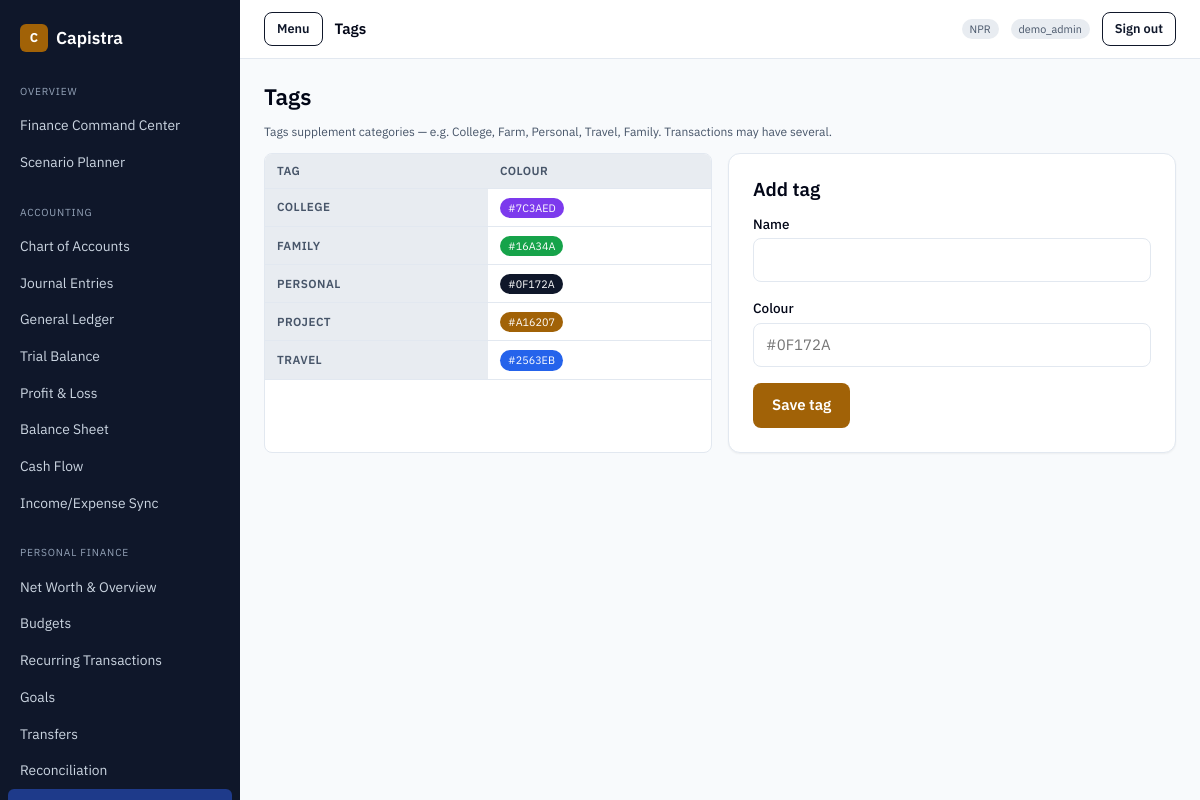
The app's page /admin/finance/tags.php (signed in) with its own data.
### tables this page shows
CREATE TABLE `tags` (
  `id` int(11) NOT NULL AUTO_INCREMENT,
  `name` varchar(80) NOT NULL,
  `slug` varchar(100) NOT NULL,
  `color` varchar(20) DEFAULT NULL,
  `created_at` timestamp NOT NULL DEFAULT current_timestamp(),
  PRIMARY KEY (`id`),
  UNIQUE KEY `uq_tag_slug` (`slug`)
);

### config/app.php (called while the page is built, shortened)
<?php
if (!function_exists('capistra_pdo')) {
    function capistra_pdo(): PDO
    {
        static $pdo = null;
        if ($pdo instanceof PDO) {
            return $pdo;
        }
        $dsn = sprintf('mysql:host=%s;port=%s;dbname=%s;charset=%s', DB_HOST, DB_PORT, DB_NAME, DB_CHARSET);
        $pdo = new PDO($dsn, DB_USER, DB_PASSWORD, [
            PDO::ATTR_ERRMODE            => PDO::ERRMODE_EXCEPTION,
            PDO::ATTR_DEFAULT_FETCH_MODE => PDO::FETCH_ASSOC,
            PDO::ATTR_EMULATE_PREPARES   => false,
        ]);
        return $pdo;
    }
}

### lib/personal_finance.php (called while the page is built, shortened)
<?php
if (!function_exists('capistra_tags')) {
    function capistra_tags(): array
    {
        return capistra_pdo()->query('SELECT * FROM tags ORDER BY name')->fetchAll();
    }
}

### accounting/lib/auth.php (called while the page is built, shortened)
<?php
require_once dirname(__DIR__, 2) . '/config/app.php';
if (!function_exists('e')) {
    function e(?string $value): string
    {
        return htmlspecialchars((string) $value, ENT_QUOTES, 'UTF-8');
    }
}

### admin/finance/tags.php (the view, shortened to what this page needs)
<?php
$tags = capistra_tags();
?>
<h1>Tags</h1>
<p class="hint">Tags supplement categories — e.g. College, Farm, Personal, Travel, Family. Transactions may have several.</p>
<div class="grid grid--2">
  <div class="table-wrap">
    <table class="data">
      <thead><tr><th scope="col">Tag</th><th scope="col">Colour</th></tr></thead>
      <tbody>
      <?php foreach ($tags as $t): ?>
        <tr><th scope="row"><?= e((string) $t['name']) ?></th><td><span class="badge" style="background:<?= e((string) ($t['color'] ?? '#94a3b8')) ?>;color:#fff"><?= e((string) ($t['color'] ?? '')) ?></span></td></tr>
      <?php endforeach; ?>
      </tbody>
    </table>
  </div>
  <div class="card">
    <h2>Add tag</h2>
    <form method="post" action="tags.php">
      <div class="form-row"><label for="name">Name</label><input id="name" name="name" required maxlength="80"></div>
      <div class="form-row"><label for="color">Colour</label><input id="color" name="color" placeholder="#0F172A"></div>
      <button class="btn btn--primary" type="submit">Save tag</button>
    </form>
  </div>
</div>

### assets/css/capistra.css (style rules this page uses)
:root { --color-primary: #0f172a; --color-on-primary: #ffffff; --color-secondary: #1e3a8a; --color-accent: #a16207; --color-on-accent: #ffffff; --color-background: #f8fafc; --color-foreground: #020617; --color-card: #ffffff; --color-muted: #e8ecf1; --color-muted-foreground: #475569; --color-border: #e2e8f0; --color-destructive: #dc2626; --color-on-destructive: #ffffff; --color-ring: #0f172a; --color-positive: #047857; --color-negative: #b91c1c; --space-xs: 2px; --space-sm: 4px; --space-md: 8px; --space-lg: 12px; --space-xl: 16px; --space-2xl: 24px; --space-3xl: 32px; --radius-sm: 6px; --radius-md: 8px; --radius-lg: 12px; --shadow-sm: 0 1px 2px rgba(0, 0, 0, 0.05); --shadow-md: 0 4px 6px rgba(0, 0, 0, 0.08); --shadow-lg: 0 10px 15px rgba(0, 0, 0, 0.10); --motion-fast: 150ms; --motion-base: 200ms; }
* { box-sizing: border-box; }
html, body { margin: 0; padding: 0; background: var(--color-background); color: var(--color-foreground); font-family: "IBM Plex Sans", -apple-system, BlinkMacSystemFont, "Segoe UI", Roboto, Arial, sans-serif; font-size: 15px; line-height: 1.5; -webkit-font-smoothing: antialiased; }
h1, h2, h3, h4 { margin: 0 0 var(--space-lg); font-weight: 600; line-height: 1.25; }
h1 { font-size: 1.5rem; }
h2 { font-size: 1.25rem; }
.grid { display: grid; gap: var(--space-xl); }
.grid--2 { grid-template-columns: repeat(auto-fit, minmax(320px, 1fr)); }
.card { background: var(--color-card); border: 1px solid var(--color-border); border-radius: var(--radius-lg); padding: var(--space-2xl); box-shadow: var(--shadow-sm); }
.badge { display: inline-block; font-size: 0.72rem; padding: 2px 8px; border-radius: 999px; background: var(--color-muted); color: var(--color-muted-foreground); }
.table-wrap { overflow-x: auto; border: 1px solid var(--color-border); border-radius: var(--radius-md); background: var(--color-card); }
table.data { width: 100%; border-collapse: collapse; font-size: 0.9rem; }
table.data th, table.data td { text-align: left; padding: var(--space-md) var(--space-lg); border-bottom: 1px solid var(--color-border); }
table.data th { background: var(--color-muted); font-weight: 600; font-size: 0.78rem; text-transform: uppercase; letter-spacing: 0.04em; color: var(--color-muted-foreground); }
.form-row { margin-bottom: var(--space-xl); }
label { display: block; font-weight: 500; margin-bottom: var(--space-sm); font-size: 0.9rem; }
input, select, textarea { width: 100%; padding: 10px 12px; border: 1px solid var(--color-border); border-radius: var(--radius-md); font: inherit; background: #fff; color: var(--color-foreground); transition: border-color var(--motion-base) ease, box-shadow var(--motion-base) ease; }
.hint { font-size: 0.8rem; color: var(--color-muted-foreground); margin-top: var(--space-sm); }
.btn { display: inline-flex; align-items: center; justify-content: center; gap: var(--space-md); min-height: 40px; padding: 10px 18px; border-radius: var(--radius-md); border: 1px solid transparent; font: inherit; font-weight: 600; cursor: pointer; transition: background var(--motion-base) ease, opacity var(--motion-base) ease; }
.btn--primary { background: var(--color-accent); color: var(--color-on-accent); }

### records on screen
tags: name "COLLEGE", color "#7C3AED"
tags: name "FAMILY", color "#16A34A"
tags: name "PERSONAL", color "#0F172A"
tags: name "PROJECT", color "#A16207"
tags: name "TRAVEL", color "#2563EB"

### other values on screen
capistra_setting('display_name', APP_NAME) "Capistra"
$group "OVERVIEW"
$label "Finance Command Center"
$label "Scenario Planner"
$group "ACCOUNTING"
$label "Chart of Accounts"
$label "Journal Entries"
$label "General Ledger"
$label "Trial Balance"
$label "Profit & Loss"
$label "Balance Sheet"
$label "Cash Flow"
$label "Income/Expense Sync"
$group "PERSONAL FINANCE"
$label "Net Worth & Overview"
